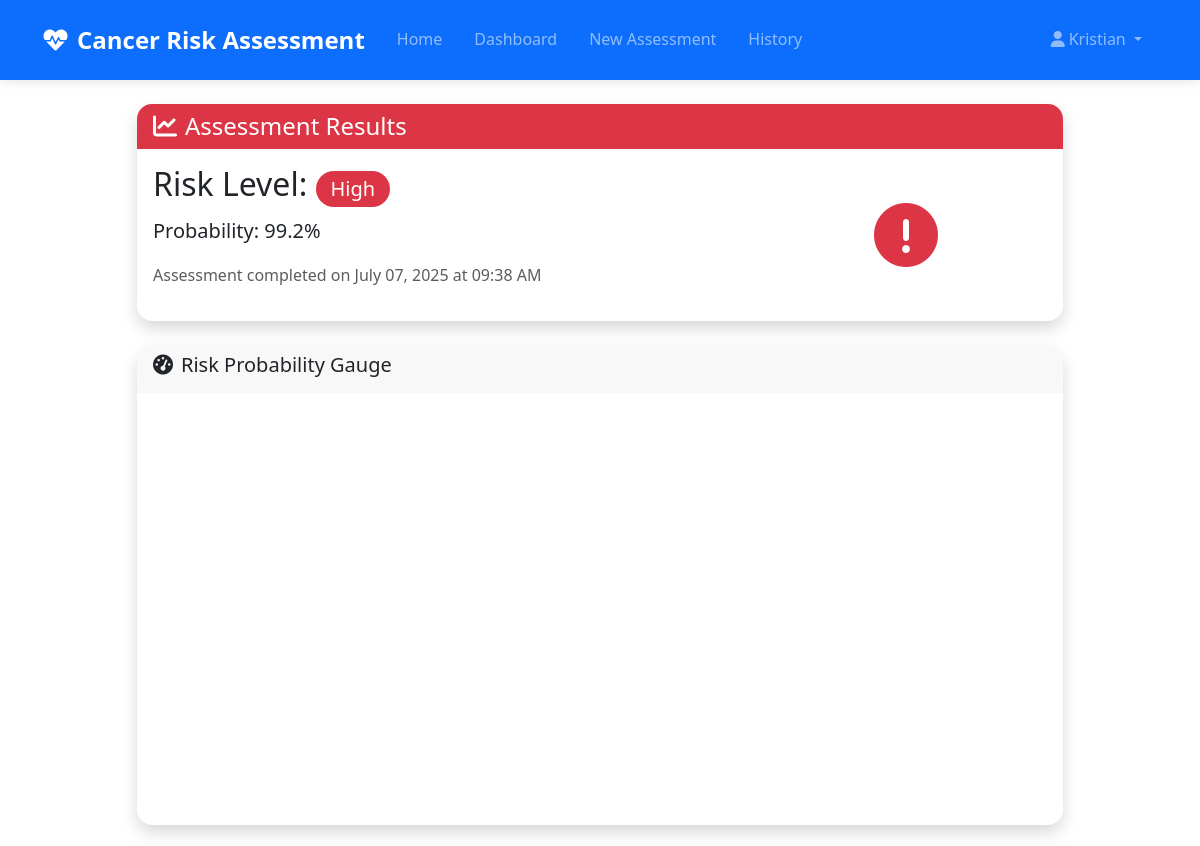
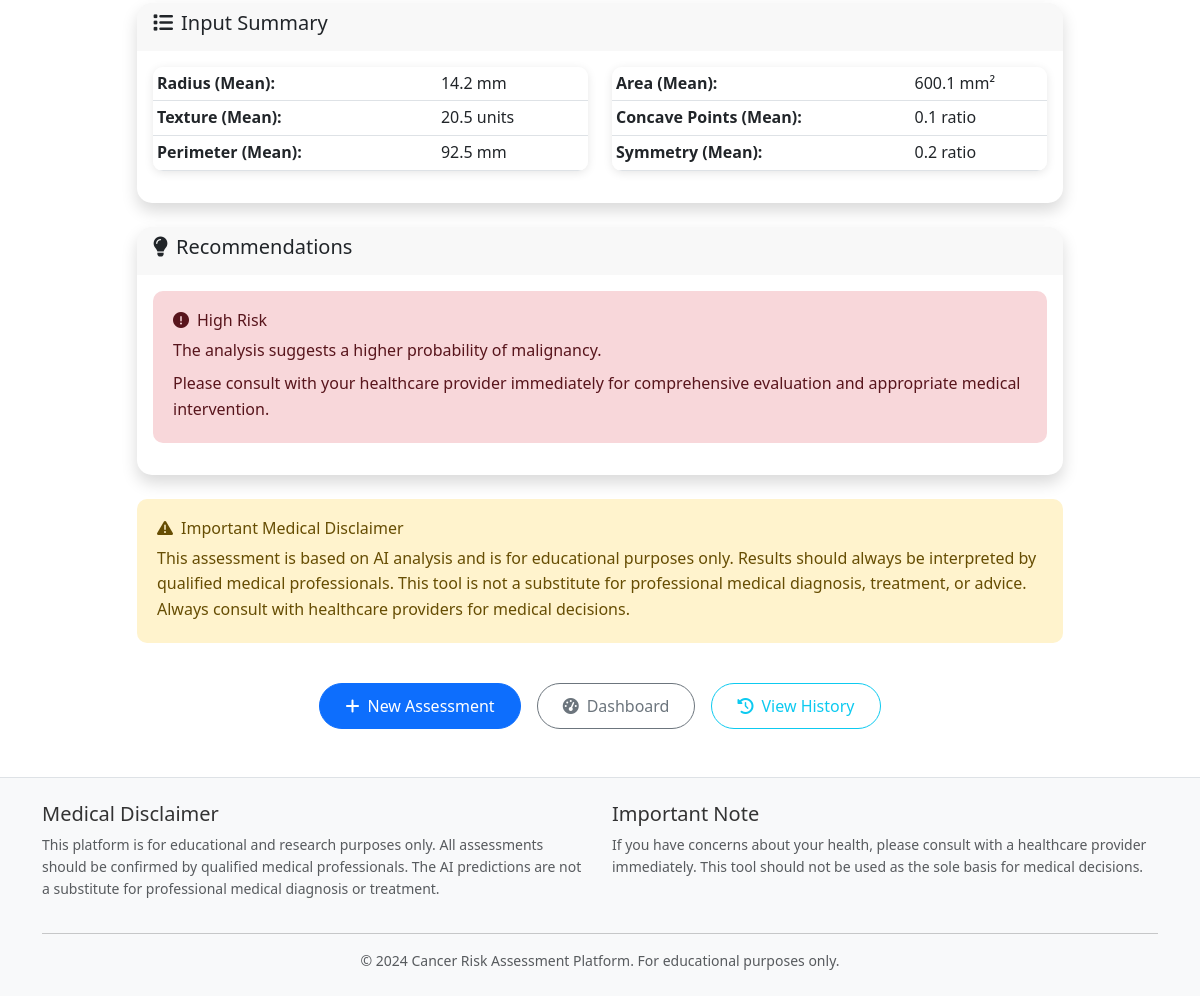
/assessment/result/1 (signed in), run on the app's committed database (2 pictures, top to bottom).
### CancerRiskChecker/models/user.py (models this page shows, shortened)
class User(UserMixin, db.Model):
    __tablename__ = 'users'
    id = db.Column(db.Integer, primary_key=True)
    username = db.Column(db.String(64), unique=True, nullable=False, index=True)
    email = db.Column(db.String(120), unique=True, nullable=False, index=True)
    full_name = db.Column(db.String(100), nullable=True)
    password_hash = db.Column(db.String(256), nullable=False)
    created_at = db.Column(db.DateTime, default=datetime.utcnow, nullable=False)
    updated_at = db.Column(db.DateTime, default=datetime.utcnow, onupdate=datetime.utcnow)
    last_login = db.Column(db.DateTime, nullable=True)
    last_assessment = db.Column(db.DateTime, nullable=True)
    total_assessments = db.Column(db.Integer, default=0, nullable=False)
    is_active = db.Column(db.Boolean, default=True, nullable=False)
    is_admin = db.Column(db.Boolean, default=False, nullable=False)
    assessments = db.relationship('Assessment', backref='user', lazy='dynamic',
                                cascade='all, delete-orphan')

### CancerRiskChecker/models/assessment.py (models this page shows, shortened)
class Assessment(db.Model):
    __tablename__ = 'assessments'
    id = db.Column(db.Integer, primary_key=True)
    user_id = db.Column(db.Integer, db.ForeignKey('users.id'), nullable=False, index=True)
    timestamp = db.Column(db.DateTime, default=datetime.utcnow, nullable=False, index=True)
    radius_mean = db.Column(db.Float, nullable=False)
    texture_mean = db.Column(db.Float, nullable=False)
    perimeter_mean = db.Column(db.Float, nullable=False)
    area_mean = db.Column(db.Float, nullable=False)
    concave_points_mean = db.Column(db.Float, nullable=False)
    symmetry_mean = db.Column(db.Float, nullable=False)
    prediction_probability = db.Column(db.Float, nullable=False)
    prediction_class = db.Column(db.Integer, nullable=False)  # 0 for benign, 1 for malignant
    risk_level = db.Column(db.String(20), nullable=False, index=True)  # Very Low, Low, Moderate, High
    model_version = db.Column(db.String(50), default='1.0', nullable=False)
    processing_time = db.Column(db.Float, nullable=True)  # Time taken for prediction
    @property
    def probability_percentage(self):
        return round(self.prediction_probability * 100, 1)
    @property
    def risk_color(self):
        risk_colors = {
            'Very Low': 'success',
            'Low': 'primary',
            'Moderate': 'warning',
            'High': 'danger'
        }
        return risk_colors.get(self.risk_level, 'secondary')
    def get_recommendations(self):
        recommendations = {
            'Very Low': {
                'message': 'The analysis suggests a very low probability of malignancy.',
                'advice': 'Continue regular health monitoring and follow your doctor\'s recommendations for routine screenings.',
                'urgency': 'routine'
            },
            'Low': {
                'message': 'The analysis suggests a low probability of malignancy.',
                'advice': 'Maintain regular check-ups and discuss these results with your healthcare provider.',
                'urgency': 'routine'
            },
            'Moderate': {
                'message': 'The analysis suggests a moderate probability of malignancy.',
                'advice': 'It is important to discuss these results with your healthcare provider for further evaluation and potential additional testing.',
                'urgency': 'follow-up'
            },
            'High': {
                'message': 'The analysis suggests a higher probability of malignancy.',
                'advice': 'Please consult with your healthcare provider immediately for comprehensive evaluation and appropriate medical intervention.',
                'urgency': 'immediate'
            }
        }
        return recommendations.get(self.risk_level, recommendations['Low'])

### CancerRiskChecker/blueprints/assessment.py (the view)
@assessment_bp.route('/result/<int:assessment_id>')
@login_required
def result(assessment_id):
    from ..models.assessment import Assessment
    assessment = Assessment.query.filter_by(
        id=assessment_id,
        user_id=current_user.id
    ).first_or_404()
    gauge_chart = create_gauge_chart(
        assessment.prediction_probability,
        "Malignancy Risk"
    )
    recommendations = assessment.get_recommendations()
    return render_template('assessment/result.html',
                         assessment=assessment,
                         gauge_chart=gauge_chart,
                         recommendations=recommendations)

### CancerRiskChecker/templates/assessment/result.html (shortened to what this page needs)
{% extends "base.html" %}
{% block content %}
<div class="container my-4">
    <div class="row justify-content-center">
        <div class="col-lg-10">
            <div class="card shadow mb-4">
                <div class="card-header bg-{{ assessment.risk_color }} text-white">
                    <h4 class="mb-0">
                        <i class="fas fa-chart-line me-2"></i>Assessment Results
                    </h4>
                </div>
                <div class="card-body">
                    <div class="row align-items-center">
                        <div class="col-md-8">
                            <h2 class="mb-2">
                                Risk Level:
                                <span class="badge bg-{{ assessment.risk_color }} fs-5">
                                    {{ assessment.risk_level }}
                                </span>
                            </h2>
                            <p class="lead mb-3">
                                Probability: {{ assessment.probability_percentage }}%
                            </p>
                            <p class="text-muted">
                                Assessment completed on {{ assessment.timestamp.strftime('%B %d, %Y at %I:%M %p') }}
                            </p>
                        </div>
                        <div class="col-md-4 text-center">
                            <div class="risk-icon">
                                {% if assessment.risk_level == 'Very Low' %}
                                    <i class="fas fa-check-circle text-success" style="font-size: 4rem;"></i>
                                {% elif assessment.risk_level == 'Low' %}
                                    <i class="fas fa-info-circle text-primary" style="font-size: 4rem;"></i>
                                {% elif assessment.risk_level == 'Moderate' %}
                                    <i class="fas fa-exclamation-triangle text-warning" style="font-size: 4rem;"></i>
                                {% else %}
                                    <i class="fas fa-exclamation-circle text-danger" style="font-size: 4rem;"></i>
                                {% endif %}
                            </div>
                        </div>
                    </div>
                </div>
            </div>
            <div class="row mb-4">
                <div class="col-12">
                    <div class="card shadow">
                        <div class="card-header">
                            <h5><i class="fas fa-tachometer-alt me-2"></i>Risk Probability Gauge</h5>
                        </div>
                        <div class="card-body">
                            <div id="gaugeChart"></div>
                        </div>
                    </div>
                </div>
            </div>
            <div class="row mb-4">
                <div class="col-12">
                    <div class="card shadow">
                        <div class="card-header">
                            <h5><i class="fas fa-list me-2"></i>Input Summary</h5>
                        </div>
                        <div class="card-body">
                            <div class="row">
                                <div class="col-md-6">
                                    <table class="table table-sm">
                                        <tr>
                                            <td><strong>Radius (Mean):</strong></td>
                                            <td>{{ assessment.radius_mean }} mm</td>
                                        </tr>
                                        <tr>
                                            <td><strong>Texture (Mean):</strong></td>
                                            <td>{{ assessment.texture_mean }} units</td>
                                        </tr>
                                        <tr>
                                            <td><strong>Perimeter (Mean):</strong></td>
                                            <td>{{ assessment.perimeter_mean }} mm</td>
                                        </tr>
                                    </table>
                                </div>
                                <div class="col-md-6">
                                    <table class="table table-sm">
                                        <tr>
                                            <td><strong>Area (Mean):</strong></td>
                                            <td>{{ assessment.area_mean }} mm²</td>
                                        </tr>
                                        <tr>
                                            <td><strong>Concave Points (Mean):</strong></td>
                                            <td>{{ assessment.concave_points_mean }} ratio</td>
                                        </tr>
                                        <tr>
                                            <td><strong>Symmetry (Mean):</strong></td>
                                            <td>{{ assessment.symmetry_mean }} ratio</td>
                                        </tr>
                                    </table>
                                </div>
                            </div>
                        </div>
                    </div>
                </div>
            </div>
            <div class="row mb-4">
                <div class="col-12">
                    <div class="card shadow">
                        <div class="card-header">
                            <h5><i class="fas fa-lightbulb me-2"></i>Recommendations</h5>
                        </div>
                        <div class="card-body">
                            <div class="alert alert-{{ assessment.risk_color }}">
                                <h6><i class="fas fa-{{
                                    'check-circle' if assessment.risk_level == 'Very Low'
                                    else 'info-circle' if assessment.risk_level == 'Low'
                                    else 'exclamation-triangle' if assessment.risk_level == 'Moderate'
                                    else 'exclamation-circle' }} me-2"></i>{{ assessment.risk_level }} Risk</h6>
                                <p class="mb-2">{{ recommendations.message }}</p>
                                <p class="mb-0">{{ recommendations.advice }}</p>
                            </div>
                        </div>
                    </div>
                </div>
            </div>
            <div class="row mb-4">
                <div class="col-12">
                    <div class="alert alert-warning">
                        <h6><i class="fas fa-exclamation-triangle me-2"></i>Important Medical Disclaimer</h6>
                        <p class="mb-0">
                            This assessment is based on AI analysis and is for educational purposes only.
                            Results should always be interpreted by qualified medical professionals.
                            This tool is not a substitute for professional medical diagnosis, treatment, or advice.
                            Always consult with healthcare providers for medical decisions.
                        </p>
                    </div>
                </div>
            </div>
            <div class="row">
                <div class="col-12">
                    <div class="d-flex gap-3 justify-content-center">
                        <a href="{{ url_for('assessment.index') }}" class="btn btn-primary">
                            <i class="fas fa-plus me-2"></i>New Assessment
                        </a>
                        <a href="{{ url_for('dashboard.index') }}" class="btn btn-outline-secondary">
                            <i class="fas fa-tachometer-alt me-2"></i>Dashboard
                        </a>
                        <a href="{{ url_for('assessment.history') }}" class="btn btn-outline-info">
                            <i class="fas fa-history me-2"></i>View History
                        </a>
                    </div>
                </div>
            </div>
        </div>
    </div>
</div>
{% endblock %}

### CancerRiskChecker/templates/base.html (shortened to what this page needs)
<!DOCTYPE html>
<html lang="en">
<head>
    <link href="https://cdn.jsdelivr.net/npm/bootstrap@5.3.0/dist/css/bootstrap.min.css" rel="stylesheet">
    <link rel="stylesheet" href="https://cdnjs.cloudflare.com/ajax/libs/font-awesome/6.0.0/css/all.min.css">
    <link rel="stylesheet" href="{{ url_for('static', filename='css/style.css') }}">
</head>
<body>
    <nav class="navbar navbar-expand-lg navbar-dark bg-primary">
        <div class="container">
            <a class="navbar-brand" href="{{ url_for('main.index') }}">
                <i class="fas fa-heartbeat me-2"></i>Cancer Risk Assessment
            </a>
            <div class="collapse navbar-collapse" id="navbarNav">
                <ul class="navbar-nav me-auto">
                    <li class="nav-item">
                        <a class="nav-link" href="{{ url_for('main.index') }}">Home</a>
                    </li>
                    {% if current_user.is_authenticated %}
                    <li class="nav-item">
                        <a class="nav-link" href="{{ url_for('dashboard.index') }}">Dashboard</a>
                    </li>
                    <li class="nav-item">
                        <a class="nav-link" href="{{ url_for('assessment.index') }}">New Assessment</a>
                    </li>
                    <li class="nav-item">
                        <a class="nav-link" href="{{ url_for('assessment.history') }}">History</a>
                    </li>
                    {% endif %}
                </ul>
                <ul class="navbar-nav">
                    {% if current_user.is_authenticated %}
                    <li class="nav-item dropdown">
                        <a class="nav-link dropdown-toggle" href="#" id="navbarDropdown" role="button" data-bs-toggle="dropdown">
                            <i class="fas fa-user me-1"></i>{{ current_user.username }}
                        </a>
                    </li>
                    {% endif %}
                </ul>
            </div>
        </div>
    </nav>
    <main class="container-fluid">
        {% block content %}{% endblock %}
    </main>
    <footer class="bg-light mt-5 py-4">
        <div class="container">
            <div class="row">
                <div class="col-md-6">
                    <h5>Medical Disclaimer</h5>
                    <p class="text-muted small">
                        This platform is for educational and research purposes only.
                        All assessments should be confirmed by qualified medical professionals.
                        The AI predictions are not a substitute for professional medical diagnosis or treatment.
                    </p>
                </div>
                <div class="col-md-6">
                    <h5>Important Note</h5>
                    <p class="text-muted small">
                        If you have concerns about your health, please consult with a healthcare provider immediately.
                        This tool should not be used as the sole basis for medical decisions.
                    </p>
                </div>
            </div>
            <hr>
            <div class="row">
                <div class="col-12 text-center">
                    <p class="text-muted small mb-0">
                        &copy; 2024 Cancer Risk Assessment Platform. For educational purposes only.
                    </p>
                </div>
            </div>
        </div>
    </footer>
</body>
</html>

### data on the page
User: username "Kristian"
Assessment: risk_level "High", probability_percentage "99.2", timestamp "July 07, 2025 at 09:38 AM", radius_mean "14.2", texture_mean "20.5", perimeter_mean "92.5", area_mean "600.1", concave_points_mean "0.1", symmetry_mean "0.2"

### other printed values
{{ recommendations.message }} "The analysis suggests a higher probability of malignancy."
{{ recommendations.advice }} "Please consult with your healthcare provider immediately for comprehensive evaluation and appropriate medical intervention."
